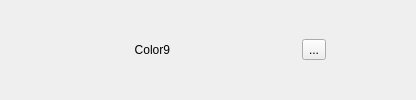
           <widget class="QFrame" name="frame9">
            <property name="frameShape">
             <enum>QFrame::NoFrame</enum>
            </property>
            <property name="frameShadow">
             <enum>QFrame::Plain</enum>
            </property>
            <layout class="QHBoxLayout" name="horizontalLayout_16">
             <property name="leftMargin">
              <number>0</number>
             </property>
             <property name="topMargin">
              <number>0</number>
             </property>
             <property name="rightMargin">
              <number>0</number>
             </property>
             <property name="bottomMargin">
              <number>0</number>
             </property>
             <item>
              <spacer name="horizontalSpacer_59">
               <property name="orientation">
                <enum>Qt::Horizontal</enum>
               </property>
               <property name="sizeHint" stdset="0">
                <size>
                 <width>60</width>
                 <height>20</height>
                </size>
               </property>
              </spacer>
             </item>
             <item>
              <widget class="QLabel" name="labelColor9">
               <property name="minimumSize">
                <size>
                 <width>110</width>
                 <height>0</height>
                </size>
               </property>
               <property name="text">
                <string>Color9</string>
               </property>
               <property name="alignment">
                <set>Qt::AlignRight|Qt::AlignTrailing|Qt::AlignVCenter</set>
               </property>
              </widget>
             </item>
             <item>
              <spacer name="horizontalSpacer_60">
               <property name="orientation">
                <enum>Qt::Horizontal</enum>
               </property>
               <property name="sizeType">
                <enum>QSizePolicy::Minimum</enum>
               </property>
               <property name="sizeHint" stdset="0">
                <size>
                 <width>10</width>
                 <height>20</height>
                </size>
               </property>
              </spacer>
             </item>
             <item>
              <widget class="QWidget" name="widgetColor9" native="true">
               <property name="minimumSize">
                <size>
                 <width>100</width>
                 <height>0</height>
                </size>
               </property>
              </widget>
             </item>
             <item>
              <spacer name="horizontalSpacer_61">
               <property name="orientation">
                <enum>Qt::Horizontal</enum>
               </property>
               <property name="sizeType">
                <enum>QSizePolicy::Minimum</enum>
               </property>
               <property name="sizeHint" stdset="0">
                <size>
                 <width>10</width>
                 <height>20</height>
                </size>
               </property>
              </spacer>
             </item>
             <item>
              <widget class="QToolButton" name="pushColor9">
               <property name="text">
                <string>...</string>
               </property>
              </widget>
             </item>
             <item>
              <spacer name="horizontalSpacer_62">
               <property name="orientation">
                <enum>Qt::Horizontal</enum>
               </property>
               <property name="sizeHint" stdset="0">
                <size>
                 <width>90</width>
                 <height>20</height>
                </size>
               </property>
              </spacer>
             </item>
            </layout>
           </widget>
